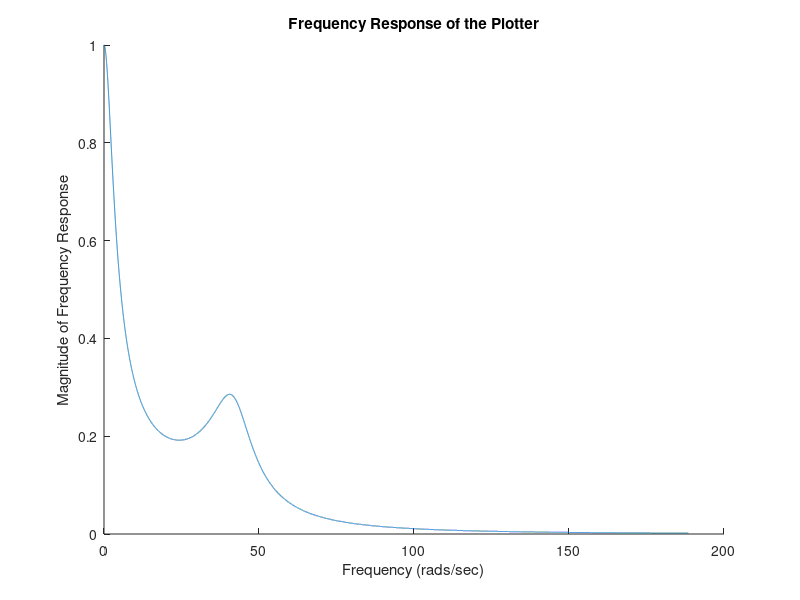

MATLAB code for this plot:
%Part i

num = [12040 600550];
den = [1 127.2 3657.4 209500 600550];

H2 = tf(num,den);

step = 0.001;
fplot = [0:step:30-step];

jomega = (i)*2*pi*fplot;                     %create a variable = i*omega

N = polyval(num,jomega);
D =  polyval(den, jomega);

H3 = N./D;                               %the transfer function = numerator/denominator

figure
hold on
plot(abs(jomega), abs(H3));                       %Plot the absolute value of the tranfer 
                                        %function over the frequencies in the 
                                        %spectrum of the signal
xlabel('Frequency (rads/sec)');
ylabel('Magnitude of Frequency Response');
title('Frequency Response of the Plotter')
hold off

%--------Part ii ----------

format long
d = [1 127.2 3657.4 209500];
[r,p,k] = residue(num, [den 0])

qs = [1 127.2 3657.4 209500];
[r2, p2, k2] = residue(qs, den)

%------Part iii -------------

omega = [0:3]*2*pi;

H4 = polyval (num,i*omega)./polyval(den,i*omega);
abs(H4)
angle(H4)

